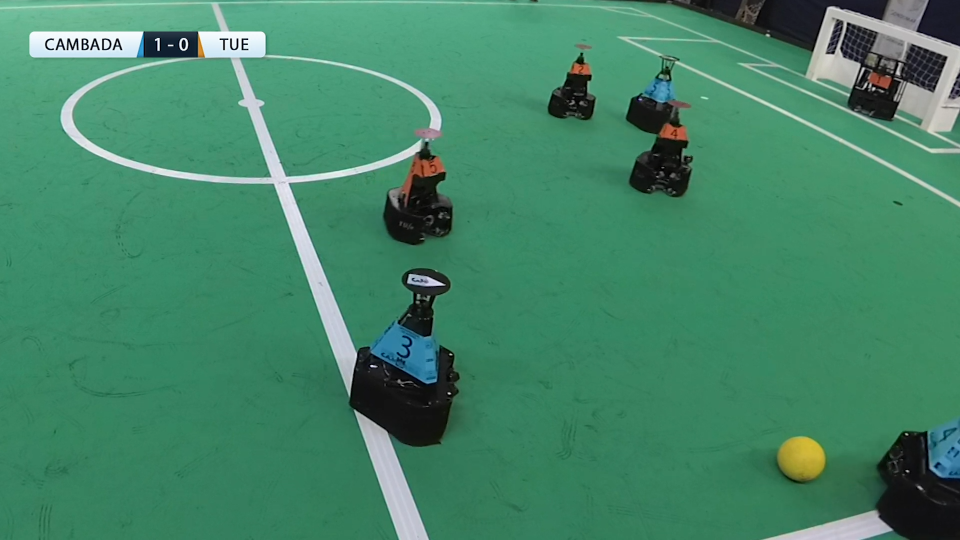
#> input picture Deliverables3/CAMBADA_CLOSEUP.png, 1920 x 1080 px (shown at 1/2 size)
$ python FullGameSegmentation.py
#> lines starting #> are read from the running program, lines starting #| are printed output that depends on the picture; after the words box and inside, x2 and y2 are one past the last pixel; in counts of white or black regions, pixels touching at a corner belong together
import cv2 as cv
import numpy as np
import matplotlib.pyplot as plt

# Global Variables declaration
regionSelected = False
refPt = []

# Ball
BALL_UPPER = np.array([35, 220, 235])
BALL_LOWER = np.array([25, 160, 135])

# FIELD LINES
FIELD_UPPER = np.array([119, 89, 237])
FIELD_LOWER = np.array([77, 5, 167])

##PLAYERS
# RED
RED_UPPER = np.array([11, 255, 255])
RED_LOWER = np.array([0, 87, 92])

# BLUE
BLUE_UPPER = np.array([102, 224, 255])
BLUE_LOWER = np.array([86, 125, 75])


def nothing(x):
    pass


def paint(event, x, y, flags, param):  # these parameters are fixed
    global regionSelected
    global refPt

    if event == cv.EVENT_LBUTTONDOWN:
        refPt = [(x, y)]

    if event == cv.EVENT_LBUTTONUP:
        refPt = refPt.append((x, y))
        regionSelected = True


img = cv.imread('CAMBADA_CLOSEUP.png')
#> img is the input picture: shape (1080, 1920, 3); mean B, G, R 103.6, 133.3, 67.2
img = cv.resize(img, (1366, 768), interpolation=cv.INTER_AREA)
#> img: shape (768, 1366, 3)
cv.namedWindow('image')

# create switch for ON | OFF functionality
cv.setMouseCallback('image', paint)

#  Blur the image
blur = cv.GaussianBlur(img, (5, 5), 0)
#  Obtain HSV image
frame_HSV = cv.cvtColor(blur, cv.COLOR_BGR2HSV)
#> frame_HSV: shape (768, 1366, 3); mean H, S, V 76.4, 128.1, 134.3

while 1:

    k = cv.waitKey(1) & 0xFF
#> (key Esc is pressed here)

    #  Set Limits for MASKs
    frame_mask_BALL = cv.inRange(frame_HSV, BALL_LOWER, BALL_UPPER)
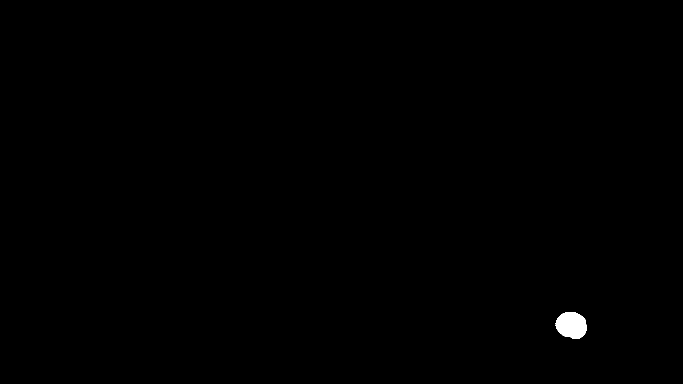
#> frame_mask_BALL: shape (768, 1366) (shown at 1/2 size); 0.25% white; 1 white region, box (x1, y1, x2, y2) and area: (1111, 624, 1174, 678) 2612
    frame_mask_BLUEPlayer = cv.inRange(frame_HSV, BLUE_LOWER, BLUE_UPPER)
#> frame_mask_BLUEPlayer: shape (768, 1366); 0.88% white; 11 white regions (6 under 20 px), largest, box (x1, y1, x2, y2) and area: (525, 456, 625, 546) 4971, (1322, 594, 1366, 679) 2874, (915, 111, 962, 147) 1091, (195, 47, 207, 83) 207, (213, 81, 234, 82) 21
    frame_mask_REDPlayer = cv.inRange(frame_HSV, RED_LOWER, RED_UPPER)
#> frame_mask_REDPlayer: shape (768, 1366); 0.24% white; 4 white regions, box (x1, y1, x2, y2) and area: (572, 224, 632, 279) 1158, (940, 176, 977, 200) 626, (1236, 103, 1268, 126) 431, (814, 91, 839, 106) 287
    frame_mask_FIELDLINES = cv.inRange(frame_HSV, FIELD_LOWER, FIELD_UPPER)
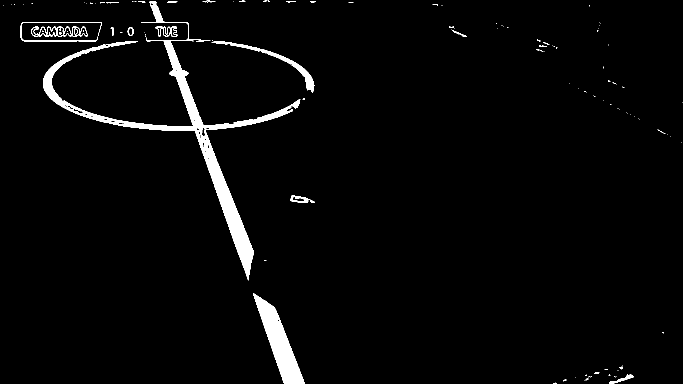
#> frame_mask_FIELDLINES: shape (768, 1366) (shown at 1/2 size); 2.9% white; 119 white regions (93 under 20 px), largest, box (x1, y1, x2, y2) and area: (86, 3, 601, 561) 18790, (506, 586, 610, 768) 6459, (423, 82, 629, 186) 1806

    # Final mask
    frame_mask = frame_mask_BALL + frame_mask_BLUEPlayer + frame_mask_REDPlayer + frame_mask_FIELDLINES
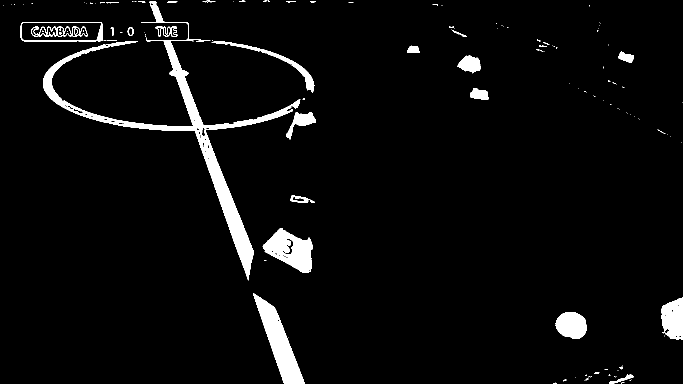
#> frame_mask: shape (768, 1366) (shown at 1/2 size); 4.3% white; 134 white regions (99 under 20 px), largest, box (x1, y1, x2, y2) and area: (86, 3, 601, 561) 18790, (506, 586, 610, 768) 6459, (525, 456, 625, 546) 4971

    kernel = np.ones((4, 4), np.uint8)
    mask = cv.morphologyEx(frame_mask, cv.MORPH_OPEN, kernel)  # CLEAN MASK NOISE
#> mask: shape (768, 1366); 3.8% white; 28 white regions (4 under 20 px), largest, box (x1, y1, x2, y2) and area: (159, 82, 583, 556) 14302, (508, 589, 610, 768) 6394, (527, 458, 626, 546) 4923
    mask = cv.morphologyEx(mask, cv.MORPH_DILATE, kernel)  # INCREASE MASK
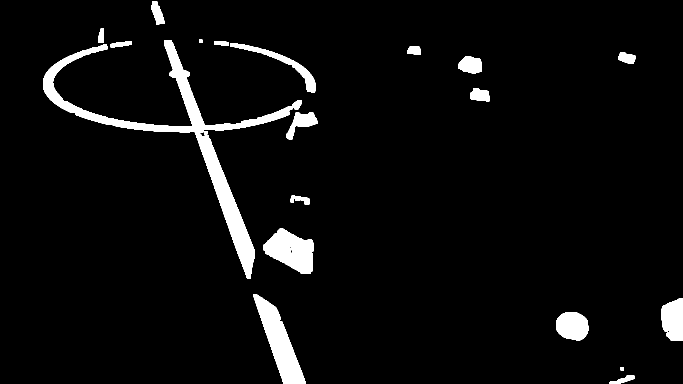
#> mask: shape (768, 1366) (shown at 1/2 size); 4.8% white; 19 white regions, largest, box (x1, y1, x2, y2) and area: (86, 81, 603, 558) 22017, (507, 588, 612, 768) 7171, (526, 457, 628, 548) 5757

    # Inverting mask(This shouldn't be here, for testing purposes only
    # mask = cv.bitwise_not(mask)

    frame = cv.bitwise_and(blur, blur, mask=mask)
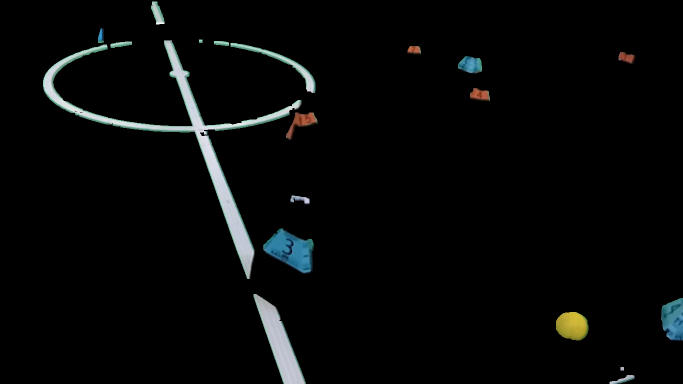
#> frame: shape (768, 1366, 3) (shown at 1/2 size); mean B, G, R 7.9, 8, 6.9
    B, G, R = cv.split(frame)
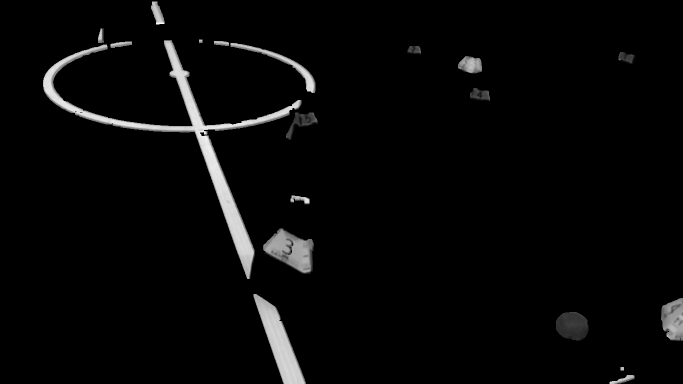
#> B: shape (768, 1366) (shown at 1/2 size); min 0, max 254, mean 7.9
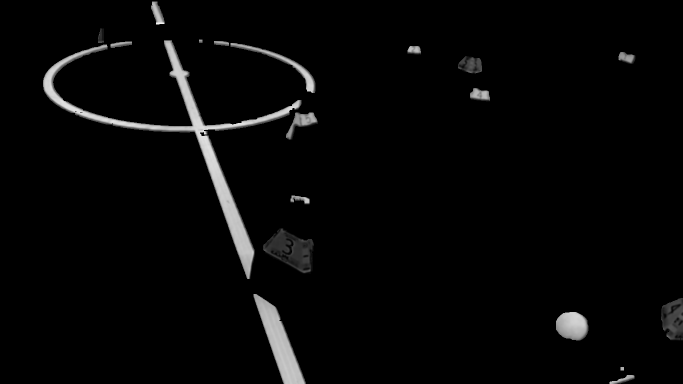
#> R: shape (768, 1366) (shown at 1/2 size); min 0, max 246, mean 6.9

    # HSV_IMAGE = cv.merge([H_mat, S_mat, V_mat])
    frame = cv.cvtColor(frame, cv.COLOR_BGR2GRAY)
#> frame: shape (768, 1366)
    cv.imshow('image', frame)
    cv.imshow('original', img)

    if regionSelected:
        pass

    if k == 27:
        break

""" INFO
RED
lower_red = np.array([170,120,70])
upper_red = np.array([180,255,255])

Ball
BALL_UPPER = np.array([033, 200,235])
BALL_LOWER = np.array([027, 160,135])

FIELD LINES
FIELD_UPPER = np.array([119, 089, 237])
FIELD_LOWER = np.array([077, 005, 167])

 PLAYERS
RED
RED_UPPER = np.array([011, 255, 255])
RED_LOWER = np.array([000, 087, 092])

BLUE
BLUE_UPPER = np.array([102, 224, 255])
BLUE_LOWER = np.array([086, 125, 075])
"""

$ run again, with Deliverables3/CAMBADAFIELD.png copied over Deliverables3/CAMBADA_CLOSEUP.png
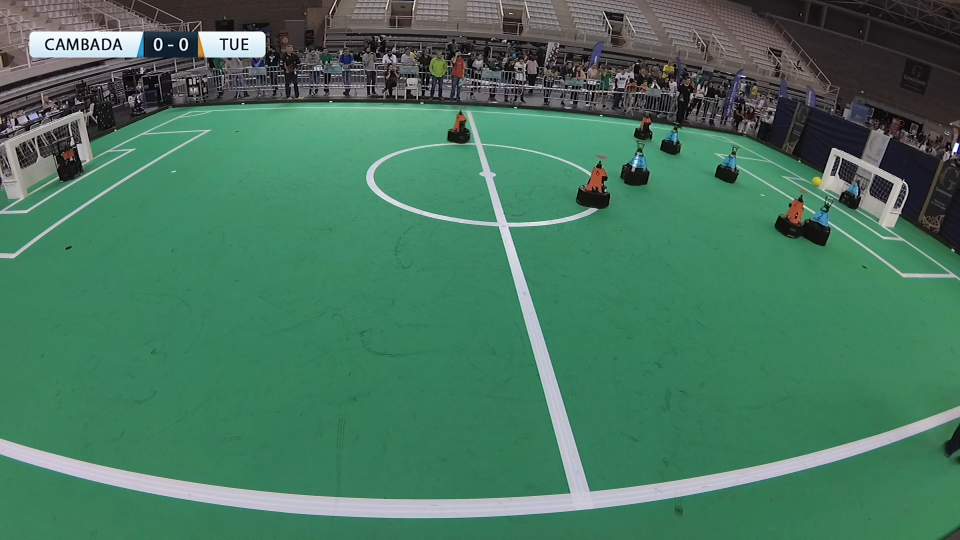
#> input picture Deliverables3/CAMBADAFIELD.png, 1920 x 1080 px (shown at 1/2 size)
#> img is the input picture: shape (1080, 1920, 3); mean B, G, R 95.2, 118.4, 70.5
#> img: shape (768, 1366, 3)
#> frame_HSV: shape (768, 1366, 3); mean H, S, V 79.6, 105.9, 120.8
#> frame_mask_BALL: shape (768, 1366); 0.01% white; 1 white region, box (x1, y1, x2, y2) and area: (1158, 254, 1167, 262) 53
#> `frame_mask_BLUEPlayer = cv.inRange(frame_HSV, BLUE_LOWER, BLUE_UPPER)`:
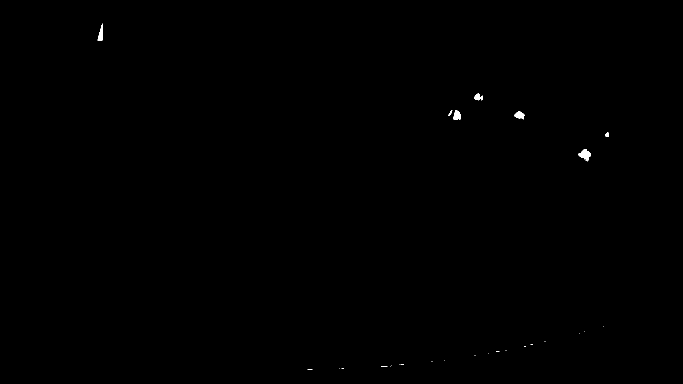
#> frame_mask_BLUEPlayer: shape (768, 1366) (shown at 1/2 size); 0.12% white; 28 white regions (21 under 20 px), largest, box (x1, y1, x2, y2) and area: (1156, 299, 1182, 323) 335, (1028, 222, 1049, 239) 212, (907, 221, 922, 240) 210
#> frame_mask_REDPlayer: shape (768, 1366); 0.17% white; 11 white regions (3 under 20 px), largest, box (x1, y1, x2, y2) and area: (833, 239, 862, 274) 547, (1118, 285, 1143, 318) 492, (644, 82, 662, 110) 317
#> frame_mask_FIELDLINES: shape (768, 1366); 2.3% white; 179 white regions (135 under 20 px), largest, box (x1, y1, x2, y2) and area: (0, 170, 1268, 737) 18646, (17, 185, 291, 362) 899, (63, 53, 176, 73) 675
#> `frame = cv.bitwise_and(blur, blur, mask=mask)`:
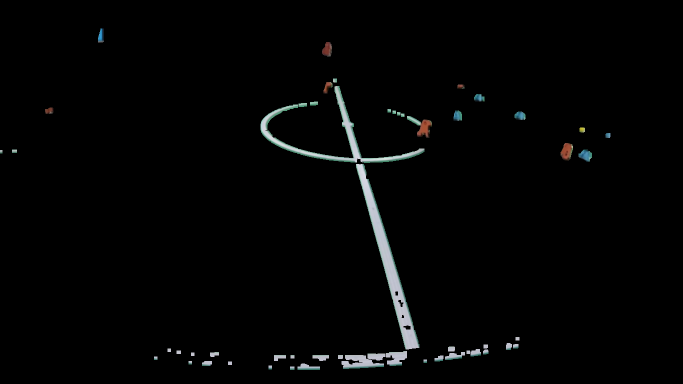
#> frame: shape (768, 1366, 3) (shown at 1/2 size); mean B, G, R 4.2, 4.2, 3.8

$ run again, with Deliverables3/CAMBADAFIELD2.png copied over Deliverables3/CAMBADA_CLOSEUP.png
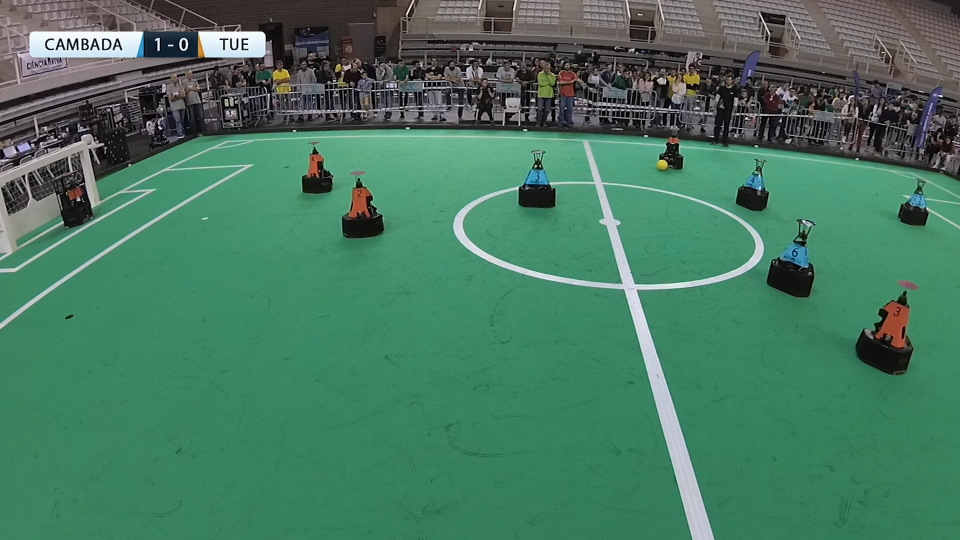
#> input picture Deliverables3/CAMBADAFIELD2.png, 1920 x 1080 px (shown at 1/2 size)
#> img is the input picture: shape (1080, 1920, 3); mean B, G, R 97.4, 120.3, 71.2
#> img: shape (768, 1366, 3)
#> frame_HSV: shape (768, 1366, 3); mean H, S, V 77.6, 105.3, 122.8
#> frame_mask_BALL: shape (768, 1366); 0.04% white; 8 white regions (5 under 20 px), largest, box (x1, y1, x2, y2) and area: (976, 107, 995, 118) 155, (392, 101, 409, 112) 118, (937, 230, 947, 239) 71
#> `frame_mask_BLUEPlayer = cv.inRange(frame_HSV, BLUE_LOWER, BLUE_UPPER)`:
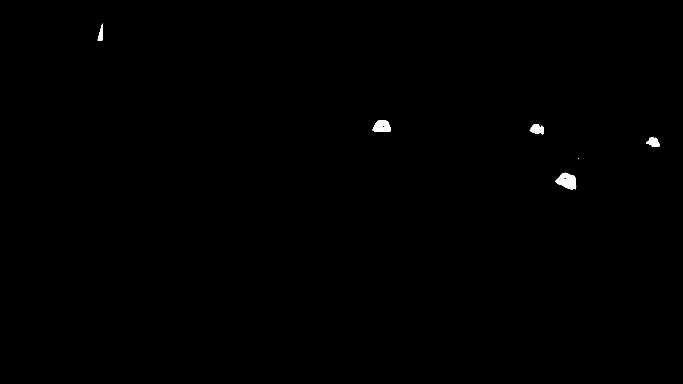
#> frame_mask_BLUEPlayer: shape (768, 1366) (shown at 1/2 size); 0.24% white; 6 white regions (1 under 20 px), largest, box (x1, y1, x2, y2) and area: (1110, 345, 1153, 379) 920, (745, 240, 782, 263) 655, (1059, 248, 1088, 270) 422, (1293, 274, 1319, 294) 345, (195, 47, 206, 82) 195
#> frame_mask_REDPlayer: shape (768, 1366); 0.36% white; 8 white regions (1 under 20 px), largest, box (x1, y1, x2, y2) and area: (1246, 430, 1293, 495) 1736, (496, 267, 526, 310) 802, (794, 101, 823, 119) 372
#> frame_mask_FIELDLINES: shape (768, 1366); 2.2% white; 89 white regions (65 under 20 px), largest, box (x1, y1, x2, y2) and area: (644, 199, 1087, 768) 18030, (0, 234, 349, 463) 1557, (63, 53, 176, 73) 676
#> frame_mask: shape (768, 1366); 2.8% white; 108 white regions (71 under 20 px), largest, box (x1, y1, x2, y2) and area: (644, 199, 1087, 768) 18685, (1246, 430, 1293, 495) 1736, (0, 234, 349, 463) 1557
#> `frame = cv.bitwise_and(blur, blur, mask=mask)`:
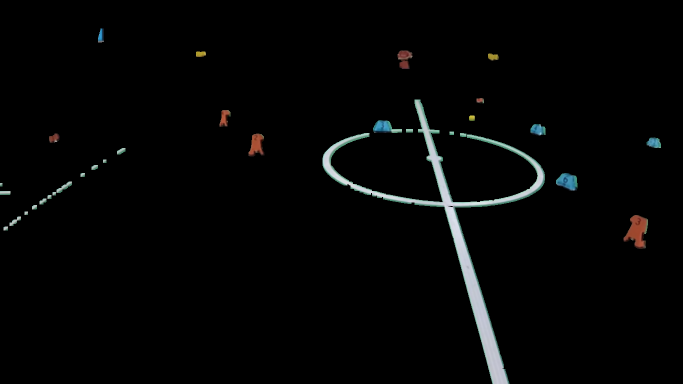
#> frame: shape (768, 1366, 3) (shown at 1/2 size); mean B, G, R 5.1, 5.2, 4.7
